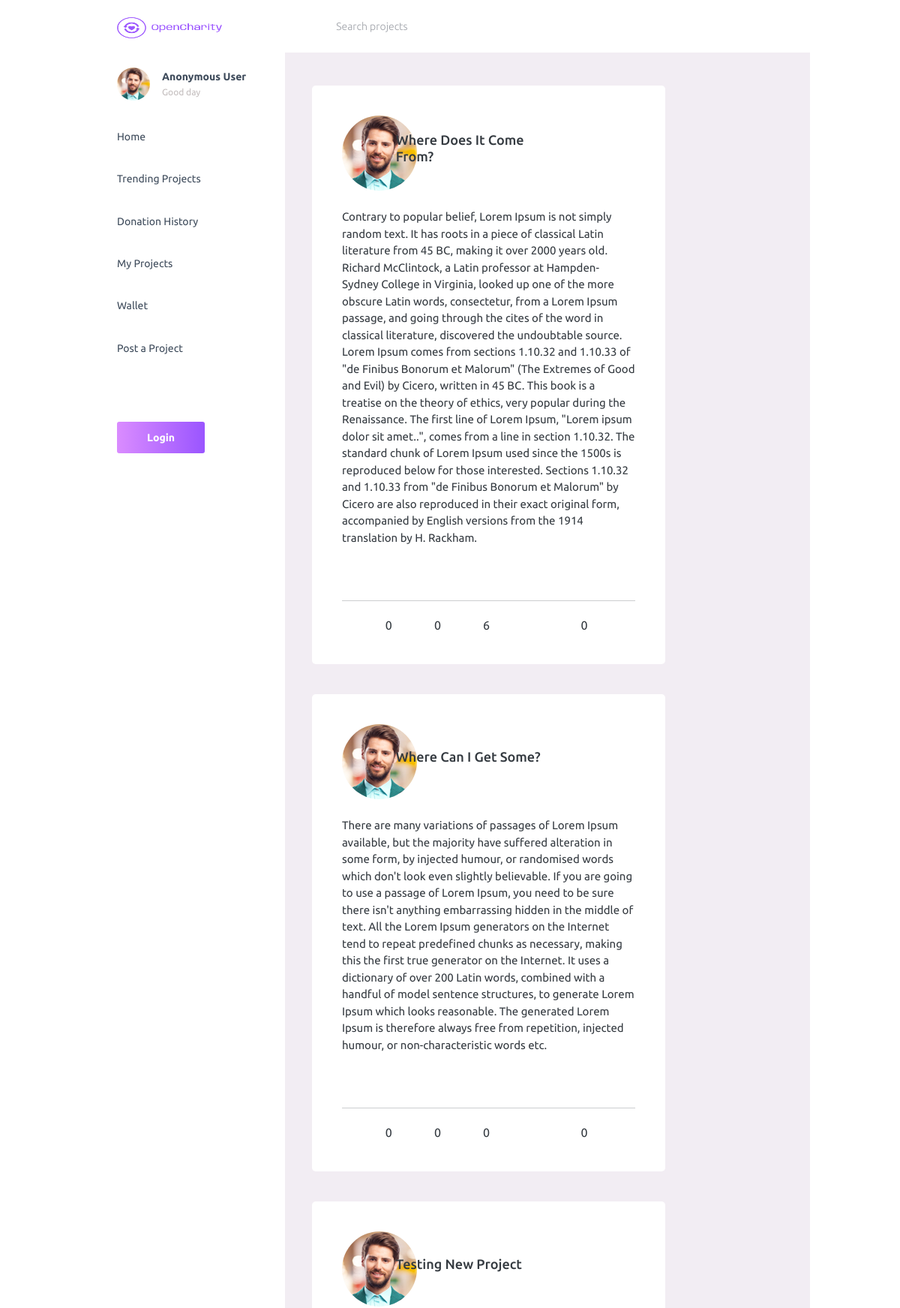
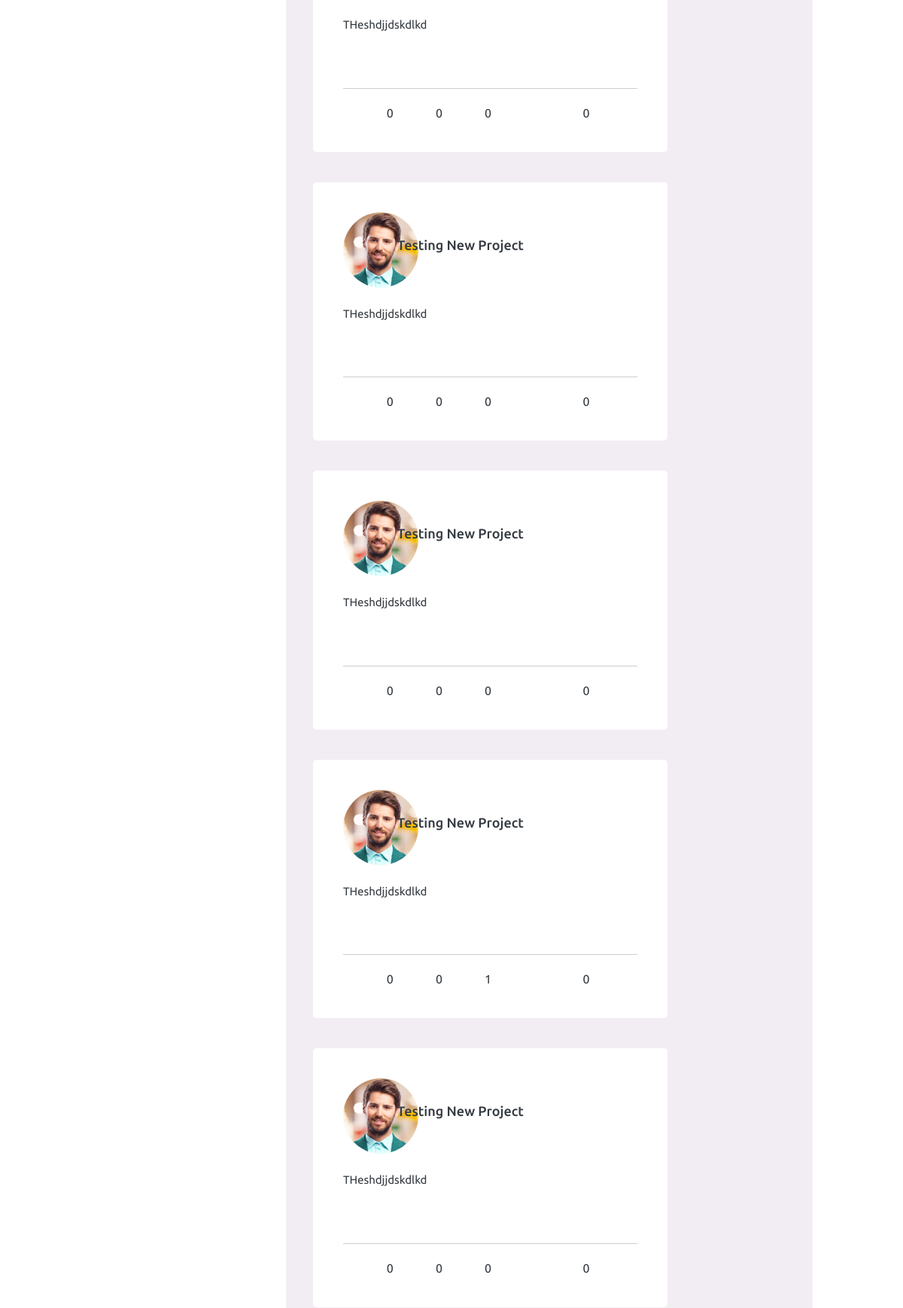
The page / (upper part) on the database its author committed (2 pictures, top to bottom).
### application/models/project.py (models this page shows, shortened)
class Project(db.Model):
    id = db.Column(db.Integer, primary_key=True,)
    title = db.Column(db.String(120), nullable=False)
    content = db.Column(db.Text, nullable=False)
    target = db.Column(db.Integer, nullable=False)
    raised = db.Column(db.Integer, nullable=False, default=0)
    date_created = db.Column(db.DateTime, nullable=False, default=datetime.utcnow)
    status = db.Column(db.String(12), nullable=False, default="Pending")
    date_approved = db.Column(db.DateTime, nullable=True)
    author_id = db.Column(db.Integer, db.ForeignKey("user.id"), nullable=False)
    comment_count = db.Column(db.Integer, nullable=False, default=0)
    bookmark_count = db.Column(db.Integer, nullable=False, default=0)
    like_count = db.Column(db.Integer, nullable=False, default=0)
    donation_count = db.Column(db.Integer, nullable=False, default=0)
    comments = db.relationship("Comment", backref="project", lazy=True)
    bookmarks = db.relationship("Bookmark", backref="project", lazy=True)
    donations = db.relationship("Donation", backref="project", lazy=True)

### application/front/routes/index.py (the view)
@index_bp.route("/index", strict_slashes=False)
@index_bp.route("/", strict_slashes=False)
def index():
    comment_form = CommentForm()
    projects = Project.query.order_by(Project.date_created.desc())
    return render_template("front/index.html", projects=projects, comment_form=comment_form)

### application/front/forms/comment_fm.py
class CommentForm(FlaskForm):
    content = TextAreaField("Content", validators=[DataRequired()])
    submit = SubmitField("Comment")

### application/templates/front/index.html (shortened to what this page needs)
{% extends "./base.html" %}
{% block extra_css %}
<link rel="stylesheet" href="{{ url_for('static', filename='css/front.css') }}">
{% endblock%}
{% block content %}
{% for project in projects %}
<div class="col-md-9 grid-margin card stretch-card">
	<div class="card-body">
		<div class="row">
		  <div class="col-2">
		    <img src="../static/themeassets/images/faces/face1.jpg" alt="image" class="rounded-circle">
		  </div>
		  <div class="col-7 project-title">
		    <h4 class="card-title"> {{ project.title }}</h4>
		  </div>
		</div>
		<a class="ancher-disable" href="{{ url_for('project_bp.project_details', project_id=project.id) }}">
			<div class="pt-4">
		    <p class="card-text">
		      {{ project.content }}
		    </p>
			</div>
		</a>
	</div>
	<div class="card-body">
	  <hr>
	  <div class="int-buttons">
	  <div class="col-2"><a href="#" class="mdi mdi-currency-usd"></a><span class="int-count" >{{ project.donation_count }}</span></div>
	  <div class="col-2"><a href="#" class="mdi mdi-heart-outline"></a><span class="int-count" >{{ project.like_count }}</span></div>
	  <div class="col-2"><a href="#" class="mdi mdi-comment-outline" onclick="showForm({{ project.id }}); return false;"></a><span class="int-count" >{{ project.comment_count }}</span></div>
	  <div class="col-2"><a href="#" class="mdi mdi-share-variant-outline"></a></div>
	  <div class="col-2"><a href="#" class="mdi mdi-bookmark-outline"></a><span class="int-count" >{{ project.bookmark_count }}</span></div>
	  </div>
	</div>
</div>
{% endfor %}
{% endblock %}

### application/static/css/front.css (style rules this page uses)
.project-title { align-content: center; }
.ancher-disable { color: #343a40; }
.int-buttons { display: flex; justify-content: center; align-items: center; font-size: 1.5rem; }
a { text-decoration: none; }
.int-count { font-size: 16px; padding-left: 10%; }

### rows shown on the page
Project: title "Where Does It Come From?", content "Contrary to popular belief, Lorem Ipsum is not simply random text. It has roots in a piece of classical Latin literature from 45 BC, making it over 2000 years old. Richard McClintock, a Latin professor at Hampden-Sydney College in Virginia, looked up one of the more obscure Latin words, consectetur, from a Lorem Ipsum passage, and going through the cites of the word in classical literature, discovered the undoubtable source. Lorem Ipsum comes from sections 1.10.32 and 1.10.33 of \"de Finibus Bonorum et Malorum\" (The Extremes of Good and Evil) by Cicero, written in 45 BC. This book is a treatise on the theory of ethics, very popular during the Renaissance. The first line of Lorem Ipsum,…", donation_count "0", like_count "0", comment_count "6", bookmark_count "0"
Project: title "Where Can I Get Some?", content "There are many variations of passages of Lorem Ipsum available, but the majority have suffered alteration in some form, by injected humour, or randomised words which don't look even slightly believable. If you are going to use a passage of Lorem Ipsum, you need to be sure there isn't anything embarrassing hidden in the middle of text. All the Lorem Ipsum generators on the Internet tend to repeat predefined chunks as necessary, making this the first true generator on the Internet. It uses a dictionary of over 200 Latin words, combined with a handful of model sentence structures, to generate Lorem Ipsum which looks reasonable. The generated Lorem Ipsum is therefore always free from…", donation_count "0", like_count "0", comment_count "0", bookmark_count "0"
Project: title "Testing New Project", content "THeshdjjdskdlkd", donation_count "0", like_count "0", comment_count "0", bookmark_count "0"
Project: title "Testing New Project", content "THeshdjjdskdlkd", donation_count "0", like_count "0", comment_count "0", bookmark_count "0"
Project: title "Testing New Project", content "THeshdjjdskdlkd", donation_count "0", like_count "0", comment_count "0", bookmark_count "0"
Project: title "Testing New Project", content "THeshdjjdskdlkd", donation_count "0", like_count "0", comment_count "1", bookmark_count "0"
Project: title "Testing New Project", content "THeshdjjdskdlkd", donation_count "0", like_count "0", comment_count "0", bookmark_count "0"
